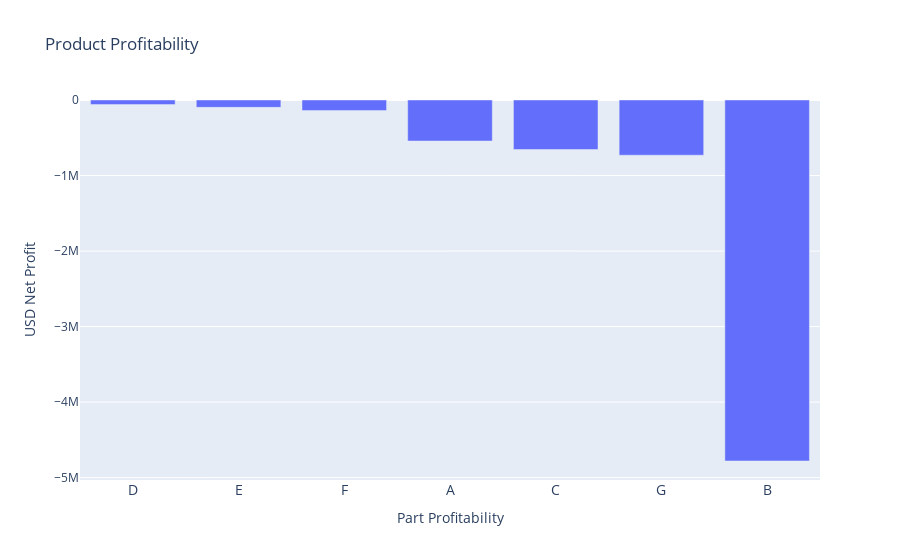

Notebook code for this chart:
### Code cell
#productprofit
#create dataframe
productprofit=pd.DataFrame(transoutput.groupby('PartName')['Profit'].sum().reset_index().sort_values('Profit',ascending=False))
customerprofit

#ceate visualization

fig = go.Figure(data=[
    go.Bar(name='Product Profitability', x=productprofit['PartName'], y=productprofit['Profit']),
])
# Change the bar mode
fig.update_layout(
    title='Product Profitability',
    xaxis=dict(
        title='Part Profitability',
        tickfont_size=14
    ),
    yaxis=dict(
    title='USD Net Profit'
    ),
    barmode='group'

)



fig.show()

### Figure 1 — Plotly figure (JSON) as saved in the notebook; plotly's stock layout.template omitted (floating-point values rounded to 4 significant figures)
{"data": [{"name": "Product Profitability", "type": "bar", "x": ["D", "E", "F", "A", "C", "G", "B"], "y": [-61100.0, -97240.0, -140500.0, -543500.0, -655800.0, -731100.0, -4780000.0]}], "layout": {"barmode": "group", "title": {"text": "Product Profitability"}, "xaxis": {"tickfont": {"size": 14}, "title": {"text": "Part Profitability"}}, "yaxis": {"title": {"text": "USD Net Profit"}}}}
